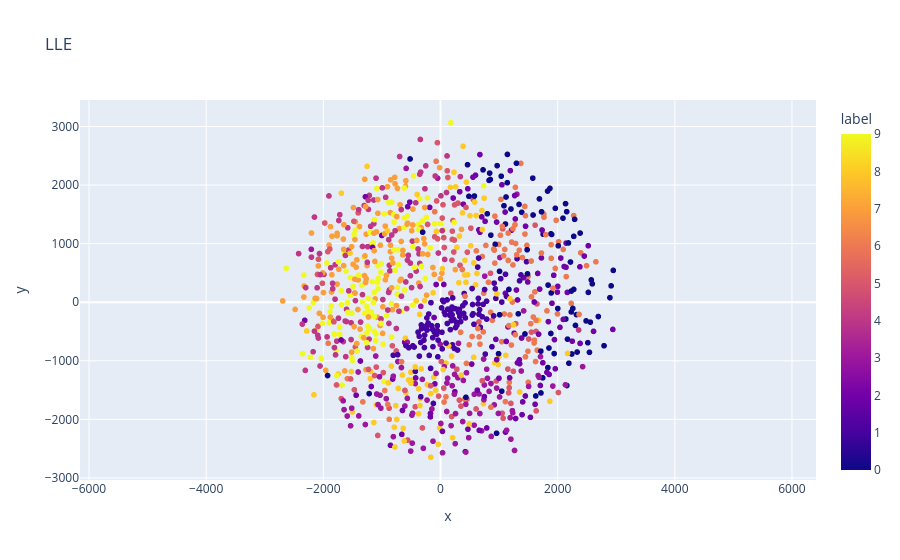

Notebook source saved alongside this figure:
### Code cell
TARGET = 'label'

fig = px.scatter(x=X_reduced[:,0], y=X_reduced[:,1], color=lle_df_subset[TARGET], title='LLE')
fig.update_layout(coloraxis_colorbar=dict(title=TARGET), height=1000)
fig.update_yaxes(scaleanchor = 'x', scaleratio=1)
fig.show()

### Figure 1 — Plotly figure (JSON) as saved in the notebook; plotly's stock layout.template omitted (floating-point values rounded to 4 significant figures; data arrays with more than 128 entries replaced by an {"elided": "..."} marker saying what was removed)
{"data": [{"hovertemplate": "x=%{x}<br>y=%{y}<br>color=%{marker.color}<extra></extra>", "legendgroup": "", "marker": {"color": {"elided": "1001 int values"}, "coloraxis": "coloraxis", "symbol": "circle"}, "mode": "markers", "name": "", "showlegend": false, "type": "scattergl", "x": {"elided": "1001 float values"}, "xaxis": "x", "y": {"elided": "1001 float values"}, "yaxis": "y"}], "layout": {"autosize": true, "coloraxis": {"colorbar": {"title": {"text": "label"}}, "colorscale": [[0, "#0d0887"], [0.1111, "#46039f"], [0.2222, "#7201a8"], [0.3333, "#9c179e"], [0.4444, "#bd3786"], [0.5556, "#d8576b"], [0.6667, "#ed7953"], [0.7778, "#fb9f3a"], [0.8889, "#fdca26"], [1, "#f0f921"]]}, "legend": {"tracegroupgap": 0}, "title": {"text": "LLE"}, "xaxis": {"anchor": "y", "autorange": true, "domain": [0, 1], "range": [-3055.0, 3311.0], "title": {"text": "x"}, "type": "linear"}, "yaxis": {"anchor": "x", "autorange": true, "domain": [0, 1], "range": [-4511.0, 4929.0], "scaleanchor": "x", "scaleratio": 1, "title": {"text": "y"}, "type": "linear"}}}
